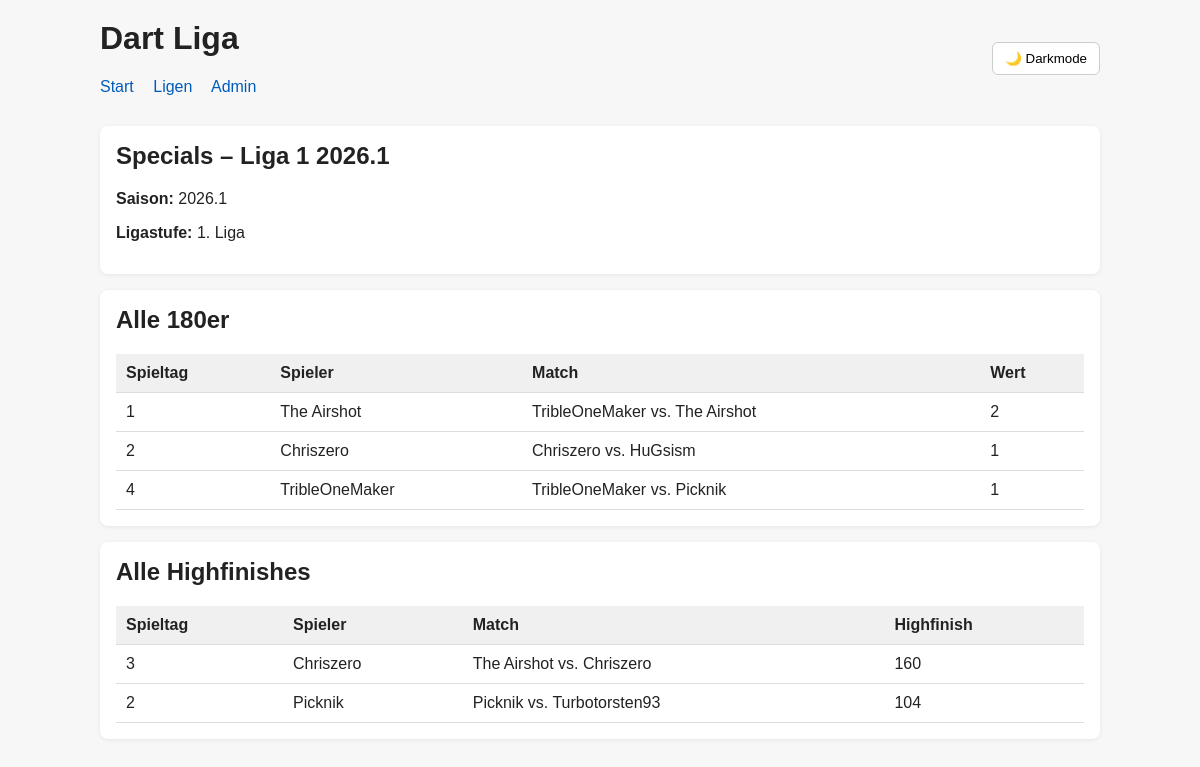
The app's page /ligen/1/specials/, older data.
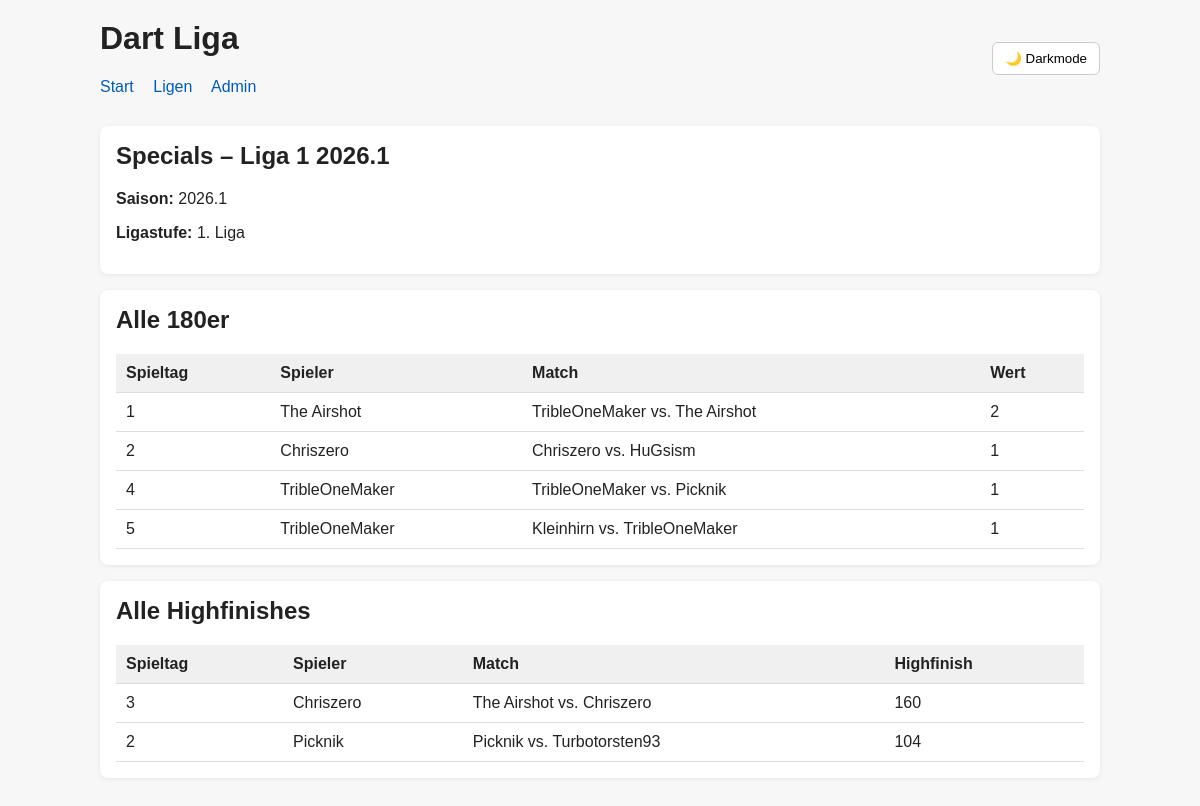
The same page, newer data.
### matches/models.py (models this page shows, shortened)
class Matchday(models.Model):
    league = models.ForeignKey(
        "leagues.League",
        on_delete=models.CASCADE,
        related_name="matchdays"
    )
    number = models.PositiveIntegerField()
    date = models.DateField(null=True, blank=True)
    class Meta:
        ordering = ["league", "number"]
        unique_together = ["league", "number"]

class Match(models.Model):
    matchday = models.ForeignKey(
        Matchday,
        on_delete=models.CASCADE,
        related_name="matches"
    )
    player1 = models.ForeignKey(
        "players.Player",
        on_delete=models.PROTECT,
        related_name="matches_as_player1"
    )
    player2 = models.ForeignKey(
        "players.Player",
        on_delete=models.PROTECT,
        related_name="matches_as_player2"
    )
    player1_legs = models.PositiveIntegerField(default=0)
    player2_legs = models.PositiveIntegerField(default=0)
    winner = models.ForeignKey(
        "players.Player",
        on_delete=models.SET_NULL,
        null=True,
        blank=True,
        related_name="won_matches"
    )
    is_finished = models.BooleanField(default=False)
    class Meta:
        ordering = ["matchday", "id"]
        verbose_name = "Spiel"
        verbose_name_plural = "Spiele"

### players/models.py (models this page shows, shortened)
class Player(models.Model):
    discord_name = models.CharField(
        max_length=100,
        unique=True,
        verbose_name="Discord Name"
    )
    autodarts_name = models.CharField(
        max_length=100,
        unique=True,
        verbose_name="Autodarts Name"
    )
    display_name = models.CharField(max_length=150, blank=True)
    is_active = models.BooleanField(default=True, verbose_name="Spieler aktiv")
    is_blocked = models.BooleanField(default=False, verbose_name="Spieler gesperrt")
    class Meta:
        ordering = ["display_name"]
        verbose_name = "Spieler"
        verbose_name_plural = "Spieler"
    def __str__(self):
        return self.display_name or f"{self.discord_name} / {self.autodarts_name}"

### public/views.py (the view)
# urls.py: path("ligen/<int:league_id>/specials/", views.league_specials, name="league_specials"),
def league_specials(request, league_id):
    league = get_object_or_404(
        League.objects.select_related("season", "tier"),
        id=league_id,
    )
    matchdays = (
        Matchday.objects.filter(league=league)
        .prefetch_related(
            "matches__player1",
            "matches__player2",
            "matches__specials__player",
            "matches__player_stats__player",
        )
        .order_by("number")
    )
    specials_180 = []
    highfinishes = []
    for matchday in matchdays:
        for match in matchday.matches.all():
            for stat in match.player_stats.all():
                if stat.throws_180 and stat.throws_180 > 0:
                    specials_180.append({
                        "matchday": matchday,
                        "match": match,
                        "player": stat.player,
                        "value": stat.throws_180,
                    })
            for special in match.specials.all():
                if special.special_type == "highfinish":
                    highfinishes.append({
                        "matchday": matchday,
                        "match": match,
                        "player": special.player,
                        "value": special.value,
                    })
    highfinishes.sort(key=lambda item: -item["value"])
    context = {
        "league": league,
        "specials_180": specials_180,
        "highfinishes": highfinishes,
    }
    return render(request, "public/league_specials.html", context)

### templates/public/league_specials.html (shortened to what this page needs)
{% extends "public/base.html" %}
{% block content %}
<div class="card">
    <h2>Specials – {{ league.name }}</h2>
    <p><strong>Saison:</strong> {{ league.season.name }}</p>
    <p><strong>Ligastufe:</strong> {{ league.tier.name }}</p>
</div>
<div class="card">
    <h2>Alle 180er</h2>
    {% if specials_180 %}
        <table>
            <thead>
                <tr>
                    <th>Spieltag</th>
                    <th>Spieler</th>
                    <th>Match</th>
                    <th>Wert</th>
                </tr>
            </thead>
            <tbody>
                {% for item in specials_180 %}
                    <tr>
                        <td>{{ item.matchday.number }}</td>
                        <td>{{ item.player.display_name }}</td>
                        <td>{{ item.match.player1 }} vs. {{ item.match.player2 }}</td>
                        <td>{{ item.value }}</td>
                    </tr>
                {% endfor %}
            </tbody>
        </table>
    {% else %}
        <p>Keine 180er vorhanden.</p>
    {% endif %}
</div>
<div class="card">
    <h2>Alle Highfinishes</h2>
    {% if highfinishes %}
        <table>
            <thead>
                <tr>
                    <th>Spieltag</th>
                    <th>Spieler</th>
                    <th>Match</th>
                    <th>Highfinish</th>
                </tr>
            </thead>
            <tbody>
                {% for item in highfinishes %}
                    <tr>
                        <td>{{ item.matchday.number }}</td>
                        <td>{{ item.player.display_name }}</td>
                        <td>{{ item.match.player1 }} vs. {{ item.match.player2 }}</td>
                        <td>{{ item.value }}</td>
                    </tr>
                {% endfor %}
            </tbody>
        </table>
    {% else %}
        <p>Keine Highfinishes vorhanden.</p>
    {% endif %}
</div>
{% endblock %}

Row changes from the older to the newer data that the page shows:
added Matchday: matchday.number "5", player.display_name "TribleOneMaker", match.player1 "Kleinhirn", match.player2 "TribleOneMaker", value "1", shown under "Alle 180er"
